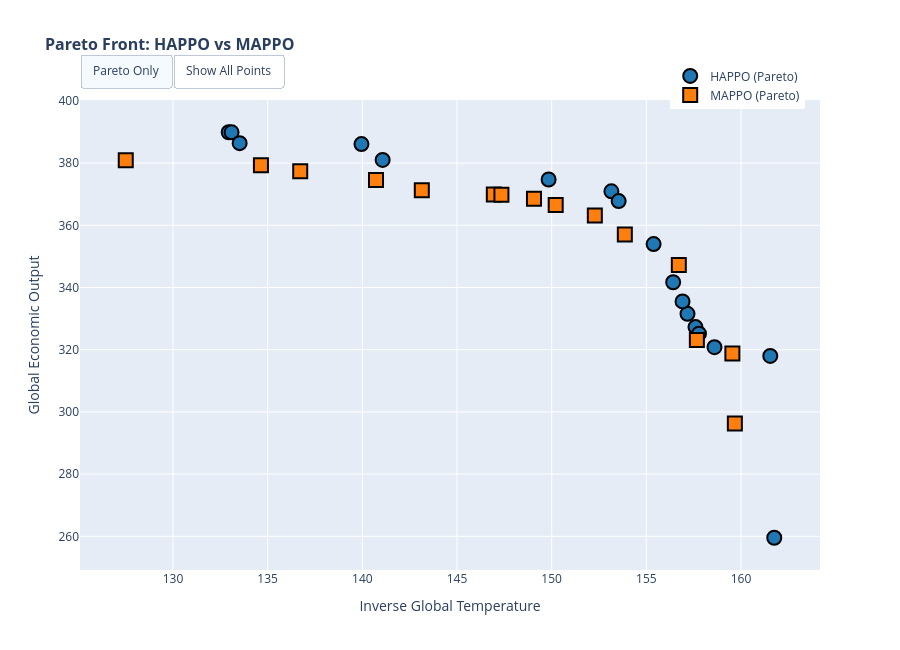

Notebook cell for this chart:
### Code cell
# Interactive plot with hover (Plotly)
if PLOTLY_AVAILABLE:
    fig_pareto_interactive = plot_pareto_front_interactive(df)
    fig_pareto_interactive.show()
else:
    print("Plotly not available, showing static plot")

# Static plot (matplotlib) - for saving
fig_pareto = plot_pareto_front(df, show_weights=False)
if SAVE_FIGURES:
    fig_pareto.savefig(OUTPUT_DIR / "pareto_front.png", dpi=FIGURE_DPI, bbox_inches='tight')
plt.show()

### Figure 1 — Plotly figure (JSON) as saved in the notebook; plotly's stock layout.template omitted (floating-point values rounded to 4 significant figures)
{"data": [{"customdata": ["Run: fbtodde2<br>Weight: (0.00, 1.00)<br>inverse_global_temperature: 81.64<br>global_economic_output: 359.68", "Run: dk24lv3e<br>Weight: (1.00, 0.00)<br>inverse_global_temperature: 159.70<br>global_economic_output: 292.00", "Run: 9a1e6bkp<br>Weight: (0.01, 0.99)<br>inverse_global_temperature: 84.17<br>global_economic_output: 367.18", "Run: t7bj1r92<br>Weight: (0.02, 0.98)<br>inverse_global_temperature: 82.92<br>global_economic_output: 362.74", "Run: biphwokq<br>Weight: (0.03, 0.97)<br>inverse_global_temperature: 83.52<br>global_economic_output: 360.88", "Run: qb5ryk3e<br>Weight: (0.04, 0.96)<br>inverse_global_temperature: 85.45<br>global_economic_output: 360.63", "Run: e818spr6<br>Weight: (0.05, 0.95)<br>inverse_global_temperature: 87.10<br>global_economic_output: 359.67", "Run: u43czx5v<br>Weight: (0.06, 0.94)<br>inverse_global_temperature: 88.29<br>global_economic_output: 368.55", "Run: qo4ws3zv<br>Weight: (0.07, 0.93)<br>inverse_global_temperature: 90.51<br>global_economic_output: 373.06", "Run: i45sl15l<br>Weight: (0.08, 0.92)<br>inverse_global_temperature: 92.54<br>global_economic_output: 358.21", "Run: mwzyvf9j<br>Weight: (0.09, 0.91)<br>inverse_global_temperature: 90.63<br>global_economic_output: 365.13", "Run: zm33ob1p<br>Weight: (0.10, 0.90)<br>inverse_global_temperature: 97.31<br>global_economic_output: 372.33", "Run: hlet4x6e<br>Weight: (0.11, 0.89)<br>inverse_global_temperature: 96.13<br>global_economic_output: 361.73", "Run: a61wesf8<br>Weight: (0.12, 0.88)<br>inverse_global_temperature: 94.57<br>global_economic_output: 360.67", "Run: dqdx56er<br>Weight: (0.13, 0.87)<br>inverse_global_temperature: 104.64<br>global_economic_output: 369.14", "Run: a2p6qirf<br>Weight: (0.14, 0.86)<br>inverse_global_temperature: 102.54<br>global_economic_output: 378.05", "Run: 6ppf8ibp<br>Weight: (0.15, 0.85)<br>inverse_global_temperature: 106.35<br>global_economic_output: 368.15", "Run: mjxp7vr2<br>Weight: (0.16, 0.84)<br>inverse_global_temperature: 109.63<br>global_economic_output: 365.68", "Run: 9kpjfun8<br>Weight: (0.17, 0.83)<br>inverse_global_temperature: 111.91<br>global_economic_output: 382.50", "Run: ymmx5806<br>Weight: (0.18, 0.82)<br>inverse_global_temperature: 115.83<br>global_economic_output: 367.71", "Run: by880e1g<br>Weight: (0.19, 0.81)<br>inverse_global_temperature: 117.00<br>global_economic_output: 380.30", "Run: ayryak54<br>Weight: (0.20, 0.80)<br>inverse_global_temperature: 119.46<br>global_economic_output: 382.49", "Run: 9cnbqes2<br>Weight: (0.21, 0.79)<br>inverse_global_temperature: 117.99<br>global_economic_output: 378.23", "Run: 1ikfxulr<br>Weight: (0.22, 0.78)<br>inverse_global_temperature: 124.78<br>global_economic_output: 376.71", "Run: eujmvrg7<br>Weight: (0.23, 0.77)<br>inverse_global_temperature: 129.19<br>global_economic_output: 373.14", "Run: 32dhqtc7<br>Weight: (0.25, 0.75)<br>inverse_global_temperature: 124.76<br>global_economic_output: 379.06", "Run: bxba279x<br>Weight: (0.30, 0.70)<br>inverse_global_temperature: 131.34<br>global_economic_output: 369.33", "Run: igr9s82f<br>Weight: (0.20, 0.80)<br>inverse_global_temperature: 109.90<br>global_economic_output: 375.88", "Run: 3iq72q6s<br>Weight: (0.40, 0.60)<br>inverse_global_temperature: 133.11<br>global_economic_output: 366.23", "Run: le65r8n0<br>Weight: (0.20, 0.80)<br>inverse_global_temperature: 119.46<br>global_economic_output: 382.49", "Run: 1o552qy0<br>Weight: (0.41, 0.59)<br>inverse_global_temperature: 137.03<br>global_economic_output: 359.12", "Run: gl2g1u1d<br>Weight: (0.21, 0.79)<br>inverse_global_temperature: 117.99<br>global_economic_output: 378.23", "Run: 3rjbd4ld<br>Weight: (0.42, 0.58)<br>inverse_global_temperature: 142.91<br>global_economic_output: 371.70", "Run: wah6anon<br>Weight: (0.22, 0.78)<br>inverse_global_temperature: 124.78<br>global_economic_output: 376.71", "Run: ctd5v12z<br>Weight: (0.32, 0.68)<br>inverse_global_temperature: 134.20<br>global_economic_output: 374.19", "Run: o4qx4ftk<br>Weight: (0.43, 0.57)<br>inverse_global_temperature: 137.33<br>global_economic_output: 369.98", "Run: kokj4gx6<br>Weight: (0.23, 0.77)<br>inverse_global_temperature: 129.19<br>global_economic_output: 373.14", "Run: f471dnks<br>Weight: (0.33, 0.67)<br>inverse_global_temperature: 129.91<br>global_economic_output: 372.56", "Run: o6gxlgdz<br>Weight: (0.44, 0.56)<br>inverse_global_temperature: 145.74<br>global_economic_output: 367.51", "Run: ix1kbjn6<br>Weight: (0.24, 0.76)<br>inverse_global_temperature: 125.87<br>global_economic_output: 377.00", "Run: 2kn34vi7<br>Weight: (0.34, 0.66)<br>inverse_global_temperature: 137.42<br>global_economic_output: 373.97", "Run: xgbtynwk<br>Weight: (0.45, 0.55)<br>inverse_global_temperature: 147.13<br>global_economic_output: 363.07", "Run: bkv0uj5k<br>Weight: (0.25, 0.75)<br>inverse_global_temperature: 128.97<br>global_economic_output: 380.17", "Run: ojm8xqjo<br>Weight: (0.26, 0.74)<br>inverse_global_temperature: 130.19<br>global_economic_output: 383.01", "Run: ctdxjrb9<br>Weight: (0.47, 0.53)<br>inverse_global_temperature: 147.00<br>global_economic_output: 374.10", "Run: wf8l22z7<br>Weight: (0.36, 0.64)<br>inverse_global_temperature: 127.32<br>global_economic_output: 366.55", "Run: rqznv2dj<br>Weight: (0.27, 0.73)<br>inverse_global_temperature: 131.29<br>global_economic_output: 378.45", "Run: rwbppn6o<br>Weight: (0.48, 0.52)<br>inverse_global_temperature: 144.95<br>global_economic_output: 363.31", "Run: de684pdx<br>Weight: (0.37, 0.63)<br>inverse_global_temperature: 137.07<br>global_economic_output: 374.40", "Run: yzkrbpp7<br>Weight: (0.49, 0.51)<br>inverse_global_temperature: 143.81<br>global_economic_output: 358.39", "Run: 9044qgh1<br>Weight: (0.28, 0.72)<br>inverse_global_temperature: 131.70<br>global_economic_output: 386.96", "Run: pgwrkxd7<br>Weight: (0.38, 0.62)<br>inverse_global_temperature: 137.13<br>global_economic_output: 375.05", "Run: iiz29h42<br>Weight: (0.50, 0.50)<br>inverse_global_temperature: 148.25<br>global_economic_output: 368.34", "Run: wf4tid52<br>Weight: (0.39, 0.61)<br>inverse_global_temperature: 134.65<br>global_economic_output: 371.54", "Run: xyxn8rh5<br>Weight: (0.51, 0.49)<br>inverse_global_temperature: 141.52<br>global_economic_output: 363.11", "Run: pk3b42fm<br>Weight: (0.60, 0.40)<br>inverse_global_temperature: 152.63<br>global_economic_output: 340.12", "Run: n52oydbe<br>Weight: (0.52, 0.48)<br>inverse_global_temperature: 148.48<br>global_economic_output: 344.46", "Run: hhp4tedx<br>Weight: (0.61, 0.39)<br>inverse_global_temperature: 144.88<br>global_economic_output: 344.88", "Run: f9qqnwok<br>Weight: (0.72, 0.28)<br>inverse_global_temperature: 150.81<br>global_economic_output: 344.15", "Run: y0c85sla<br>Weight: (0.53, 0.47)<br>inverse_global_temperature: 145.80<br>global_economic_output: 365.31", "Run: iwx6p5pb<br>Weight: (0.73, 0.27)<br>inverse_global_temperature: 149.63<br>global_economic_output: 333.16", "Run: yfswjjct<br>Weight: (0.54, 0.46)<br>inverse_global_temperature: 144.13<br>global_economic_output: 373.91", "Run: ufsumggt<br>Weight: (0.55, 0.45)<br>inverse_global_temperature: 144.66<br>global_economic_output: 350.30", "Run: bf7ld2gg<br>Weight: (0.74, 0.26)<br>inverse_global_temperature: 151.89<br>global_economic_output: 334.87", "Run: xbhwiz3m<br>Weight: (0.65, 0.35)<br>inverse_global_temperature: 147.86<br>global_economic_output: 346.07", "Run: nlhtebzo<br>Weight: (0.56, 0.44)<br>inverse_global_temperature: 145.82<br>global_economic_output: 348.90", "Run: zo6dmafx<br>Weight: (0.75, 0.25)<br>inverse_global_temperature: 160.93<br>global_economic_output: 311.64", "Run: 2ad31tnz<br>Weight: (0.66, 0.34)<br>inverse_global_temperature: 146.06<br>global_economic_output: 339.33", "Run: aowxr3g5<br>Weight: (0.57, 0.43)<br>inverse_global_temperature: 149.06<br>global_economic_output: 349.38", "Run: bwhonawk<br>Weight: (0.76, 0.24)<br>inverse_global_temperature: 150.21<br>global_economic_output: 335.06", "Run: m0ir882o<br>Weight: (0.67, 0.33)<br>inverse_global_temperature: 151.05<br>global_economic_output: 346.10", "Run: 3mtpnwro<br>Weight: (0.68, 0.32)<br>inverse_global_temperature: 154.63<br>global_economic_output: 335.49", "Run: 6shcoo3r<br>Weight: (0.59, 0.41)<br>inverse_global_temperature: 146.88<br>global_economic_output: 356.57", "Run: mc2f3oan<br>Weight: (0.69, 0.31)<br>inverse_global_temperature: 144.44<br>global_economic_output: 353.75", "Run: aaqzw5oh<br>Weight: (0.78, 0.22)<br>inverse_global_temperature: 150.23<br>global_economic_output: 341.03", "Run: gc9fgwee<br>Weight: (0.70, 0.30)<br>inverse_global_temperature: 150.13<br>global_economic_output: 348.09", "Run: 2vzfh0th<br>Weight: (0.81, 0.19)<br>inverse_global_temperature: 158.96<br>global_economic_output: 311.60", "Run: sd5epqjl<br>Weight: (0.79, 0.21)<br>inverse_global_temperature: 158.09<br>global_economic_output: 320.72", "Run: 643j8gq8<br>Weight: (0.80, 0.20)<br>inverse_global_temperature: 160.22<br>global_economic_output: 299.57", "Run: ctsv8way<br>Weight: (0.91, 0.09)<br>inverse_global_temperature: 158.12<br>global_economic_output: 257.78", "Run: x245iasq<br>Weight: (0.93, 0.07)<br>inverse_global_temperature: 153.23<br>global_economic_output: 291.45", "Run: s7a4hlzv<br>Weight: (0.85, 0.15)<br>inverse_global_temperature: 160.27<br>global_economic_output: 287.21", "Run: b6olf5f5<br>Weight: (0.94, 0.06)<br>inverse_global_temperature: 157.05<br>global_economic_output: 305.45", "Run: dmupvrd3<br>Weight: (0.95, 0.05)<br>inverse_global_temperature: 157.92<br>global_economic_output: 278.04", "Run: uvoo520b<br>Weight: (0.87, 0.13)<br>inverse_global_temperature: 154.00<br>global_economic_output: 341.35", "Run: ctt9uaws<br>Weight: (0.96, 0.04)<br>inverse_global_temperature: 154.61<br>global_economic_output: 322.48", "Run: m95dl2ke<br>Weight: (0.89, 0.11)<br>inverse_global_temperature: 158.49<br>global_economic_output: 309.10", "Run: 0kitttdf<br>Weight: (0.90, 0.10)<br>inverse_global_temperature: 156.93<br>global_economic_output: 294.73"], "hovertemplate": "%{customdata}<extra></extra>", "marker": {"color": "#1f77b4", "line": {"color": "gray", "width": 1}, "opacity": 0.4, "size": 10, "symbol": "circle"}, "mode": "markers", "name": "HAPPO (dominated)", "type": "scatter", "visible": false, "x": [81.64, 159.7, 84.17, 82.92, 83.52, 85.45, 87.1, 88.29, 90.51, 92.54, 90.63, 97.31, 96.13, 94.57, 104.6, 102.5, 106.4, 109.6, 111.9, 115.8, 117.0, 119.5, 118.0, 124.8, 129.2, 124.8, 131.3, 109.9, 133.1, 119.5, 137.0, 118.0, 142.9, 124.8, 134.2, 137.3, 129.2, 129.9, 145.7, 125.9, 137.4, 147.1, 129.0, 130.2, 147.0, 127.3, 131.3, 145.0, 137.1, 143.8, 131.7, 137.1, 148.3, 134.6, 141.5, 152.6, 148.5, 144.9, 150.8, 145.8, 149.6, 144.1, 144.7, 151.9, 147.9, 145.8, 160.9, 146.1, 149.1, 150.2, 151.1, 154.6, 146.9, 144.4, 150.2, 150.1, 159.0, 158.1, 160.2, 158.1, 153.2, 160.3, 157.1, 157.9, 154.0, 154.6, 158.5, 156.9], "y": [359.7, 292.0, 367.2, 362.7, 360.9, 360.6, 359.7, 368.5, 373.1, 358.2, 365.1, 372.3, 361.7, 360.7, 369.1, 378.0, 368.2, 365.7, 382.5, 367.7, 380.3, 382.5, 378.2, 376.7, 373.1, 379.1, 369.3, 375.9, 366.2, 382.5, 359.1, 378.2, 371.7, 376.7, 374.2, 370.0, 373.1, 372.6, 367.5, 377.0, 374.0, 363.1, 380.2, 383.0, 374.1, 366.5, 378.5, 363.3, 374.4, 358.4, 387.0, 375.0, 368.3, 371.5, 363.1, 340.1, 344.5, 344.9, 344.2, 365.3, 333.2, 373.9, 350.3, 334.9, 346.1, 348.9, 311.6, 339.3, 349.4, 335.1, 346.1, 335.5, 356.6, 353.8, 341.0, 348.1, 311.6, 320.7, 299.6, 257.8, 291.4, 287.2, 305.4, 278.0, 341.4, 322.5, 309.1, 294.7]}, {"customdata": ["Run: c9ihwxb1<br>Weight: (0.30, 0.70)<br>inverse_global_temperature: 132.94<br>global_economic_output: 389.92", "Run: vkxsx9oj<br>Weight: (0.31, 0.69)<br>inverse_global_temperature: 139.95<br>global_economic_output: 386.10", "Run: nltrzcec<br>Weight: (0.46, 0.54)<br>inverse_global_temperature: 149.84<br>global_economic_output: 374.73", "Run: igfeo7fv<br>Weight: (0.35, 0.65)<br>inverse_global_temperature: 133.09<br>global_economic_output: 389.90", "Run: i7n3lwom<br>Weight: (0.29, 0.71)<br>inverse_global_temperature: 133.52<br>global_economic_output: 386.42", "Run: 7t5vj46i<br>Weight: (0.71, 0.29)<br>inverse_global_temperature: 155.38<br>global_economic_output: 353.97", "Run: bts99cvn<br>Weight: (0.62, 0.38)<br>inverse_global_temperature: 153.16<br>global_economic_output: 370.93", "Run: f8nz1j1k<br>Weight: (0.64, 0.36)<br>inverse_global_temperature: 153.54<br>global_economic_output: 367.78", "Run: 1wmb8h4w<br>Weight: (0.58, 0.42)<br>inverse_global_temperature: 141.07<br>global_economic_output: 381.02", "Run: ivobm9m3<br>Weight: (0.77, 0.23)<br>inverse_global_temperature: 157.17<br>global_economic_output: 331.55", "Run: e9vecgcf<br>Weight: (0.82, 0.18)<br>inverse_global_temperature: 157.60<br>global_economic_output: 327.26", "Run: 0pq98k9m<br>Weight: (0.83, 0.17)<br>inverse_global_temperature: 156.42<br>global_economic_output: 341.70", "Run: cz21x0kw<br>Weight: (0.92, 0.08)<br>inverse_global_temperature: 156.91<br>global_economic_output: 335.51", "Run: v70latmm<br>Weight: (0.84, 0.16)<br>inverse_global_temperature: 158.60<br>global_economic_output: 320.81", "Run: p28iq0x0<br>Weight: (0.86, 0.14)<br>inverse_global_temperature: 157.78<br>global_economic_output: 325.17", "Run: p4jsoobq<br>Weight: (0.88, 0.12)<br>inverse_global_temperature: 161.55<br>global_economic_output: 318.00", "Run: xissu404<br>Weight: (0.97, 0.03)<br>inverse_global_temperature: 161.76<br>global_economic_output: 259.54"], "hovertemplate": "%{customdata}<extra></extra>", "marker": {"color": "#1f77b4", "line": {"color": "black", "width": 2}, "size": 14, "symbol": "circle"}, "mode": "markers", "name": "HAPPO (Pareto)", "type": "scatter", "x": [132.9, 140.0, 149.8, 133.1, 133.5, 155.4, 153.2, 153.5, 141.1, 157.2, 157.6, 156.4, 156.9, 158.6, 157.8, 161.5, 161.8], "y": [389.9, 386.1, 374.7, 389.9, 386.4, 354.0, 370.9, 367.8, 381.0, 331.5, 327.3, 341.7, 335.5, 320.8, 325.2, 318.0, 259.5]}, {"customdata": ["Run: kmw9657e<br>Weight: (0.00, 1.00)<br>inverse_global_temperature: 88.12<br>global_economic_output: 370.06", "Run: l9prn4r3<br>Weight: (1.00, 0.00)<br>inverse_global_temperature: 150.61<br>global_economic_output: 278.74", "Run: 4acq42yi<br>Weight: (0.01, 0.99)<br>inverse_global_temperature: 84.66<br>global_economic_output: 346.84", "Run: u1604dyb<br>Weight: (0.02, 0.98)<br>inverse_global_temperature: 84.01<br>global_economic_output: 351.30", "Run: 1j8p7rh7<br>Weight: (0.03, 0.97)<br>inverse_global_temperature: 87.37<br>global_economic_output: 352.44", "Run: nk90actu<br>Weight: (0.04, 0.96)<br>inverse_global_temperature: 91.43<br>global_economic_output: 364.93", "Run: 1l84wym7<br>Weight: (0.05, 0.95)<br>inverse_global_temperature: 95.03<br>global_economic_output: 376.17", "Run: o5m71gc8<br>Weight: (0.06, 0.94)<br>inverse_global_temperature: 89.52<br>global_economic_output: 353.89", "Run: sw1tuvsq<br>Weight: (0.07, 0.93)<br>inverse_global_temperature: 89.84<br>global_economic_output: 359.75", "Run: k4lez3jd<br>Weight: (0.08, 0.92)<br>inverse_global_temperature: 88.66<br>global_economic_output: 358.37", "Run: q7191lsa<br>Weight: (1.00, 0.00)<br>inverse_global_temperature: 155.15<br>global_economic_output: 320.87", "Run: ols9qejg<br>Weight: (0.09, 0.91)<br>inverse_global_temperature: 95.35<br>global_economic_output: 362.49", "Run: 7n0ubcvw<br>Weight: (0.10, 0.90)<br>inverse_global_temperature: 99.45<br>global_economic_output: 360.52", "Run: m1y7gcv8<br>Weight: (0.15, 0.85)<br>inverse_global_temperature: 104.10<br>global_economic_output: 364.28", "Run: w9bmxibw<br>Weight: (0.20, 0.80)<br>inverse_global_temperature: 124.20<br>global_economic_output: 368.82", "Run: zo67cvro<br>Weight: (0.11, 0.89)<br>inverse_global_temperature: 94.84<br>global_economic_output: 352.56", "Run: 3f9e5laa<br>Weight: (0.16, 0.84)<br>inverse_global_temperature: 111.10<br>global_economic_output: 359.35", "Run: a91j2cod<br>Weight: (0.21, 0.79)<br>inverse_global_temperature: 117.15<br>global_economic_output: 359.31", "Run: 7bktmqij<br>Weight: (0.12, 0.88)<br>inverse_global_temperature: 107.92<br>global_economic_output: 359.14", "Run: twrfwsra<br>Weight: (0.17, 0.83)<br>inverse_global_temperature: 110.32<br>global_economic_output: 368.26", "Run: zs11nxv6<br>Weight: (0.22, 0.78)<br>inverse_global_temperature: 120.55<br>global_economic_output: 375.30", "Run: umt3m5e8<br>Weight: (0.13, 0.87)<br>inverse_global_temperature: 111.68<br>global_economic_output: 353.89", "Run: 1occu163<br>Weight: (0.18, 0.82)<br>inverse_global_temperature: 110.23<br>global_economic_output: 367.67", "Run: iun3wswg<br>Weight: (0.23, 0.77)<br>inverse_global_temperature: 127.64<br>global_economic_output: 367.09", "Run: mw1j3tlk<br>Weight: (0.14, 0.86)<br>inverse_global_temperature: 116.15<br>global_economic_output: 358.10", "Run: t2xjfnna<br>Weight: (0.19, 0.81)<br>inverse_global_temperature: 123.33<br>global_economic_output: 366.31", "Run: dobl793l<br>Weight: (0.25, 0.75)<br>inverse_global_temperature: 120.17<br>global_economic_output: 377.85", "Run: e5zbjc3v<br>Weight: (0.30, 0.70)<br>inverse_global_temperature: 127.16<br>global_economic_output: 378.46", "Run: dpc9iovh<br>Weight: (0.35, 0.65)<br>inverse_global_temperature: 128.98<br>global_economic_output: 372.99", "Run: y1ys0f6l<br>Weight: (0.31, 0.69)<br>inverse_global_temperature: 125.67<br>global_economic_output: 367.89", "Run: wibcbzte<br>Weight: (0.36, 0.64)<br>inverse_global_temperature: 132.78<br>global_economic_output: 375.79", "Run: hosbifb8<br>Weight: (0.32, 0.68)<br>inverse_global_temperature: 123.87<br>global_economic_output: 374.80", "Run: 5qvezhwu<br>Weight: (0.27, 0.73)<br>inverse_global_temperature: 122.11<br>global_economic_output: 365.04", "Run: 05mqq7vm<br>Weight: (0.37, 0.63)<br>inverse_global_temperature: 133.06<br>global_economic_output: 368.08", "Run: k8tcmudx<br>Weight: (0.33, 0.67)<br>inverse_global_temperature: 132.72<br>global_economic_output: 374.78", "Run: 653dtjyu<br>Weight: (0.71, 0.29)<br>inverse_global_temperature: 151.74<br>global_economic_output: 336.61", "Run: hqj5impk<br>Weight: (0.60, 0.40)<br>inverse_global_temperature: 147.77<br>global_economic_output: 353.04", "Run: vpscdns4<br>Weight: (0.40, 0.60)<br>inverse_global_temperature: 146.29<br>global_economic_output: 361.64", "Run: yg87o4i2<br>Weight: (0.61, 0.39)<br>inverse_global_temperature: 149.70<br>global_economic_output: 350.74", "Run: v1ycyvy7<br>Weight: (0.41, 0.59)<br>inverse_global_temperature: 147.10<br>global_economic_output: 364.27", "Run: g5l4fuyj<br>Weight: (0.51, 0.49)<br>inverse_global_temperature: 148.69<br>global_economic_output: 365.35", "Run: cdgnfiy5<br>Weight: (0.72, 0.28)<br>inverse_global_temperature: 151.84<br>global_economic_output: 348.06", "Run: 34leias5<br>Weight: (0.62, 0.38)<br>inverse_global_temperature: 150.75<br>global_economic_output: 350.05", "Run: r7ey2bzy<br>Weight: (0.42, 0.58)<br>inverse_global_temperature: 145.35<br>global_economic_output: 361.68", "Run: egyf2ktu<br>Weight: (0.52, 0.48)<br>inverse_global_temperature: 149.24<br>global_economic_output: 351.61", "Run: yr7xfhka<br>Weight: (0.73, 0.27)<br>inverse_global_temperature: 152.86<br>global_economic_output: 330.79", "Run: gstudyp3<br>Weight: (0.64, 0.36)<br>inverse_global_temperature: 151.28<br>global_economic_output: 359.98", "Run: 84mnl748<br>Weight: (0.43, 0.57)<br>inverse_global_temperature: 144.81<br>global_economic_output: 360.38", "Run: e165ky6v<br>Weight: (0.53, 0.47)<br>inverse_global_temperature: 146.16<br>global_economic_output: 365.98", "Run: 2isdmia3<br>Weight: (0.74, 0.26)<br>inverse_global_temperature: 153.14<br>global_economic_output: 344.27", "Run: 0pcvaz04<br>Weight: (0.65, 0.35)<br>inverse_global_temperature: 150.63<br>global_economic_output: 353.87", "Run: f8sgjudg<br>Weight: (0.44, 0.56)<br>inverse_global_temperature: 147.93<br>global_economic_output: 359.95", "Run: n04gd8hr<br>Weight: (0.54, 0.46)<br>inverse_global_temperature: 148.26<br>global_economic_output: 359.34", "Run: rembfokl<br>Weight: (0.66, 0.34)<br>inverse_global_temperature: 150.29<br>global_economic_output: 354.01", "Run: sy4bg7w9<br>Weight: (0.75, 0.25)<br>inverse_global_temperature: 151.62<br>global_economic_output: 345.16", "Run: 2ad7xvi3<br>Weight: (0.55, 0.45)<br>inverse_global_temperature: 150.72<br>global_economic_output: 353.56", "Run: 7ssail7q<br>Weight: (0.67, 0.33)<br>inverse_global_temperature: 151.33<br>global_economic_output: 345.42", "Run: 63o8ry0e<br>Weight: (0.46, 0.54)<br>inverse_global_temperature: 148.10<br>global_economic_output: 365.05", "Run: y8jkc9ve<br>Weight: (0.76, 0.24)<br>inverse_global_temperature: 150.40<br>global_economic_output: 361.13", "Run: 3hwuro1m<br>Weight: (0.56, 0.44)<br>inverse_global_temperature: 144.97<br>global_economic_output: 363.74", "Run: 2xav6zaj<br>Weight: (0.47, 0.53)<br>inverse_global_temperature: 147.52<br>global_economic_output: 364.34", "Run: p5f6wml7<br>Weight: (0.77, 0.23)<br>inverse_global_temperature: 151.71<br>global_economic_output: 337.76", "Run: uy2ydvmd<br>Weight: (0.69, 0.31)<br>inverse_global_temperature: 148.81<br>global_economic_output: 355.61", "Run: i15vat4x<br>Weight: (0.91, 0.09)<br>inverse_global_temperature: 151.37<br>global_economic_output: 328.76", "Run: i8wj70q2<br>Weight: (0.81, 0.19)<br>inverse_global_temperature: 151.56<br>global_economic_output: 334.76", "Run: sfmimxga<br>Weight: (0.82, 0.18)<br>inverse_global_temperature: 152.84<br>global_economic_output: 341.26", "Run: rq2yzuiv<br>Weight: (0.93, 0.07)<br>inverse_global_temperature: 154.77<br>global_economic_output: 324.38", "Run: 2o7wa47i<br>Weight: (0.83, 0.17)<br>inverse_global_temperature: 152.80<br>global_economic_output: 333.27", "Run: j0qeq6fl<br>Weight: (0.94, 0.06)<br>inverse_global_temperature: 155.65<br>global_economic_output: 312.71", "Run: vo1gqb7d<br>Weight: (0.84, 0.16)<br>inverse_global_temperature: 152.85<br>global_economic_output: 335.25", "Run: btlm8wu7<br>Weight: (0.95, 0.05)<br>inverse_global_temperature: 153.29<br>global_economic_output: 327.96", "Run: zjelonb9<br>Weight: (0.85, 0.15)<br>inverse_global_temperature: 151.95<br>global_economic_output: 327.75", "Run: elxrelwp<br>Weight: (0.98, 0.02)<br>inverse_global_temperature: 154.95<br>global_economic_output: 316.30", "Run: kp9dg5ny<br>Weight: (0.87, 0.13)<br>inverse_global_temperature: 152.12<br>global_economic_output: 331.11", "Run: caaua9cy<br>Weight: (0.99, 0.01)<br>inverse_global_temperature: 153.41<br>global_economic_output: 305.47", "Run: amgnvt6q<br>Weight: (0.88, 0.12)<br>inverse_global_temperature: 151.68<br>global_economic_output: 331.64", "Run: sq7o7qsj<br>Weight: (0.58, 0.42)<br>inverse_global_temperature: 149.59<br>global_economic_output: 348.76", "Run: pxuafh42<br>Weight: (0.24, 0.76)<br>inverse_global_temperature: 138.57<br>global_economic_output: 374.57", "Run: zlqw1pqp<br>Weight: (0.36, 0.64)<br>inverse_global_temperature: 142.57<br>global_economic_output: 367.61", "Run: vyet59xb<br>Weight: (0.30, 0.70)<br>inverse_global_temperature: 132.36<br>global_economic_output: 370.56", "Run: byh554r1<br>Weight: (0.89, 0.11)<br>inverse_global_temperature: 156.67<br>global_economic_output: 330.42", "Run: pagh8f6g<br>Weight: (0.79, 0.21)<br>inverse_global_temperature: 153.19<br>global_economic_output: 341.34", "Run: s469rw2s<br>Weight: (0.59, 0.41)<br>inverse_global_temperature: 150.60<br>global_economic_output: 362.29", "Run: mvrd5kb1<br>Weight: (0.90, 0.10)<br>inverse_global_temperature: 155.05<br>global_economic_output: 328.68", "Run: gfktxy5b<br>Weight: (0.26, 0.74)<br>inverse_global_temperature: 132.23<br>global_economic_output: 368.11", "Run: zix3btcs<br>Weight: (0.80, 0.20)<br>inverse_global_temperature: 152.81<br>global_economic_output: 348.34", "Run: fvkeqz3c<br>Weight: (0.32, 0.68)<br>inverse_global_temperature: 139.39<br>global_economic_output: 364.74"], "hovertemplate": "%{customdata}<extra></extra>", "marker": {"color": "#ff7f0e", "line": {"color": "gray", "width": 1}, "opacity": 0.4, "size": 10, "symbol": "square"}, "mode": "markers", "name": "MAPPO (dominated)", "type": "scatter", "visible": false, "x": [88.12, 150.6, 84.66, 84.01, 87.37, 91.43, 95.03, 89.52, 89.84, 88.66, 155.2, 95.35, 99.45, 104.1, 124.2, 94.84, 111.1, 117.2, 107.9, 110.3, 120.5, 111.7, 110.2, 127.6, 116.1, 123.3, 120.2, 127.2, 129.0, 125.7, 132.8, 123.9, 122.1, 133.1, 132.7, 151.7, 147.8, 146.3, 149.7, 147.1, 148.7, 151.8, 150.7, 145.3, 149.2, 152.9, 151.3, 144.8, 146.2, 153.1, 150.6, 147.9, 148.3, 150.3, 151.6, 150.7, 151.3, 148.1, 150.4, 145.0, 147.5, 151.7, 148.8, 151.4, 151.6, 152.8, 154.8, 152.8, 155.6, 152.8, 153.3, 151.9, 154.9, 152.1, 153.4, 151.7, 149.6, 138.6, 142.6, 132.4, 156.7, 153.2, 150.6, 155.0, 132.2, 152.8, 139.4], "y": [370.1, 278.7, 346.8, 351.3, 352.4, 364.9, 376.2, 353.9, 359.7, 358.4, 320.9, 362.5, 360.5, 364.3, 368.8, 352.6, 359.3, 359.3, 359.1, 368.3, 375.3, 353.9, 367.7, 367.1, 358.1, 366.3, 377.9, 378.5, 373.0, 367.9, 375.8, 374.8, 365.0, 368.1, 374.8, 336.6, 353.0, 361.6, 350.7, 364.3, 365.3, 348.1, 350.1, 361.7, 351.6, 330.8, 360.0, 360.4, 366.0, 344.3, 353.9, 359.9, 359.3, 354.0, 345.2, 353.6, 345.4, 365.0, 361.1, 363.7, 364.3, 337.8, 355.6, 328.8, 334.8, 341.3, 324.4, 333.3, 312.7, 335.2, 328.0, 327.8, 316.3, 331.1, 305.5, 331.6, 348.8, 374.6, 367.6, 370.6, 330.4, 341.3, 362.3, 328.7, 368.1, 348.3, 364.7]}, {"customdata": ["Run: o3nitmfd<br>Weight: (0.26, 0.74)<br>inverse_global_temperature: 127.50<br>global_economic_output: 380.90", "Run: nhgwjkxm<br>Weight: (0.50, 0.50)<br>inverse_global_temperature: 150.21<br>global_economic_output: 366.54", "Run: rtbv6qlt<br>Weight: (0.45, 0.55)<br>inverse_global_temperature: 146.94<br>global_economic_output: 369.94", "Run: x28cyof5<br>Weight: (0.68, 0.32)<br>inverse_global_temperature: 152.28<br>global_economic_output: 363.13", "Run: ws3qnlaq<br>Weight: (0.57, 0.43)<br>inverse_global_temperature: 147.35<br>global_economic_output: 369.85", "Run: v2zamdvb<br>Weight: (0.48, 0.52)<br>inverse_global_temperature: 149.07<br>global_economic_output: 368.51", "Run: swd3cj93<br>Weight: (0.92, 0.08)<br>inverse_global_temperature: 159.54<br>global_economic_output: 318.79", "Run: haautaas<br>Weight: (0.96, 0.04)<br>inverse_global_temperature: 159.68<br>global_economic_output: 296.28", "Run: ijainx1b<br>Weight: (0.86, 0.14)<br>inverse_global_temperature: 156.72<br>global_economic_output: 347.21", "Run: zosyeexj<br>Weight: (0.97, 0.03)<br>inverse_global_temperature: 157.67<br>global_economic_output: 323.15", "Run: 3ubeip2h<br>Weight: (0.78, 0.22)<br>inverse_global_temperature: 153.86<br>global_economic_output: 357.07", "Run: tu54c8sr<br>Weight: (0.37, 0.63)<br>inverse_global_temperature: 140.72<br>global_economic_output: 374.60", "Run: w933d78r<br>Weight: (0.25, 0.75)<br>inverse_global_temperature: 134.64<br>global_economic_output: 379.33", "Run: vcrcl9ln<br>Weight: (0.31, 0.69)<br>inverse_global_temperature: 136.72<br>global_economic_output: 377.38", "Run: h4ga7nfc<br>Weight: (0.38, 0.62)<br>inverse_global_temperature: 143.14<br>global_economic_output: 371.28"], "hovertemplate": "%{customdata}<extra></extra>", "marker": {"color": "#ff7f0e", "line": {"color": "black", "width": 2}, "size": 14, "symbol": "square"}, "mode": "markers", "name": "MAPPO (Pareto)", "type": "scatter", "x": [127.5, 150.2, 146.9, 152.3, 147.3, 149.1, 159.5, 159.7, 156.7, 157.7, 153.9, 140.7, 134.6, 136.7, 143.1], "y": [380.9, 366.5, 369.9, 363.1, 369.9, 368.5, 318.8, 296.3, 347.2, 323.2, 357.1, 374.6, 379.3, 377.4, 371.3]}], "layout": {"height": 650, "hovermode": "closest", "legend": {"x": 0.98, "xanchor": "right", "y": 0.98, "yanchor": "bottom"}, "title": {"font": {"size": 16, "weight": "bold"}, "text": "Pareto Front: HAPPO vs MAPPO"}, "updatemenus": [{"buttons": [{"args": [{"visible": [false, true, false, true]}], "label": "Pareto Only", "method": "update"}, {"args": [{"visible": [true, true, true, true]}], "label": "Show All Points", "method": "update"}], "direction": "left", "pad": {"r": 10, "t": 10}, "showactive": true, "type": "buttons", "x": 0, "xanchor": "left", "y": 1.12, "yanchor": "top"}], "width": 900, "xaxis": {"title": {"text": "Inverse Global Temperature"}}, "yaxis": {"title": {"text": "Global Economic Output"}}}}
